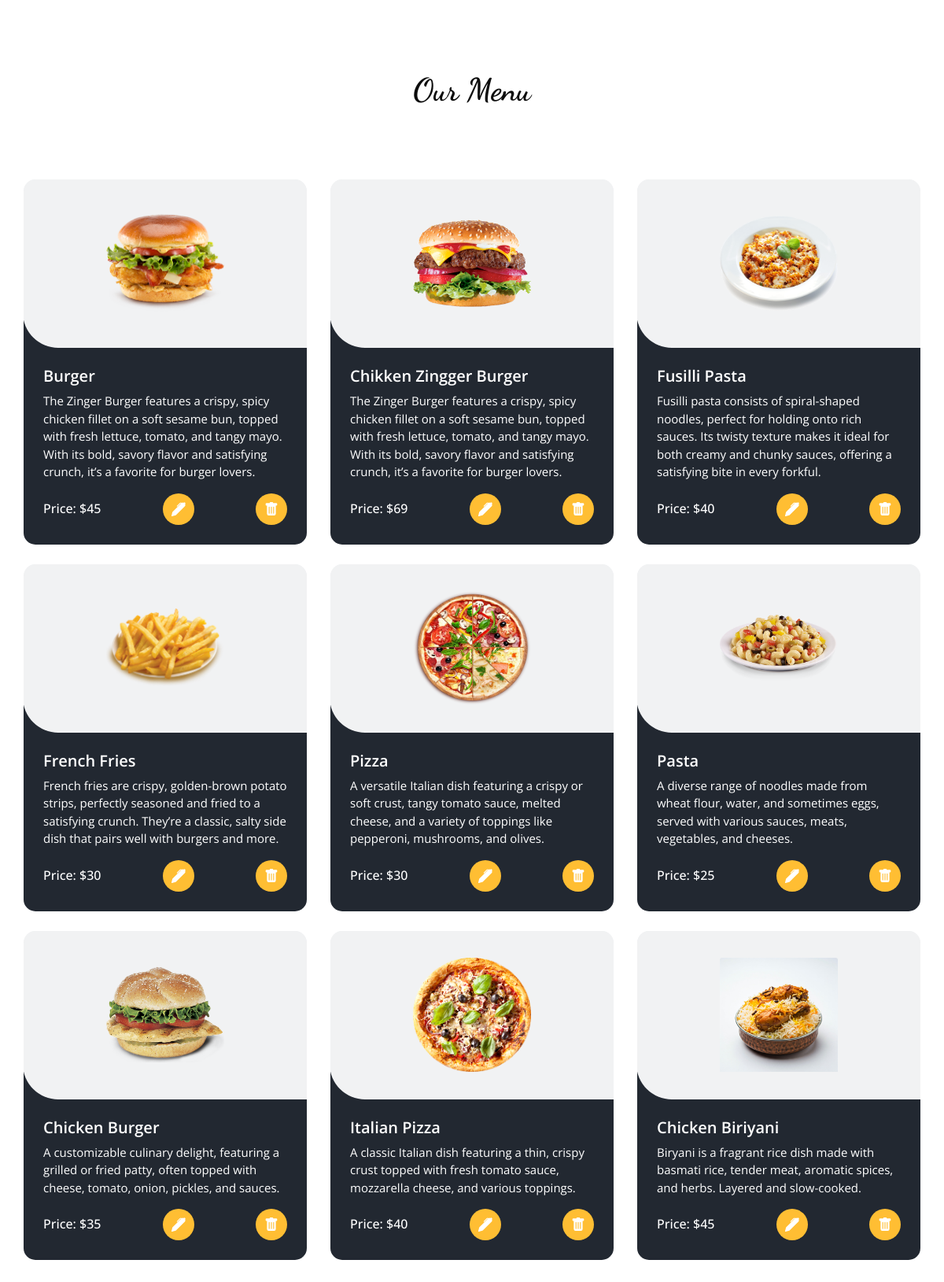
The page /admin_menu_view/ on the database its author committed.
### myapp/models.py (models this page shows, shortened)
class Menu1(models.Model):
    Name = models.CharField(max_length=100, verbose_name='Name')
    Price = models.IntegerField(verbose_name='Price')
    Category = models.CharField(max_length=100, verbose_name='Category')
    Image = models.ImageField(verbose_name='Image', upload_to='images/')  # ImageField for image upload
    Quantity = models.CharField(max_length=100, verbose_name='Quantity')
    Description = models.CharField(max_length=1000, verbose_name='Description')

### myapp/views.py (the view)
# urls.py: path('admin_menu_view/',views.admin_menu_view,name='admin_menu_view'),
def admin_menu_view(request):
    x=Menu1.objects.all()
    return render(request,'admin_menu_view.html',{'data':x})

### myapp/templates/admin_menu_view.html (shortened to what this page needs)
{% load static %}
<!DOCTYPE html>
<html lang="en">
<head>
    <link href="https://cdn.jsdelivr.net/npm/bootstrap@5.3.0-alpha1/dist/css/bootstrap.min.css" rel="stylesheet">
  <link rel="stylesheet" type="text/css" href="{% static 'css/bootstrap.css' %}" />
  <link rel="stylesheet" type="text/css" href="https://cdnjs.cloudflare.com/ajax/libs/OwlCarousel2/2.3.4/assets/owl.carousel.min.css" />
  <link rel="stylesheet" href="https://cdnjs.cloudflare.com/ajax/libs/jquery-nice-select/1.1.0/css/nice-select.min.css" />
  <link href="{% static 'css/font-awesome.min.css' %}" rel="stylesheet" />
  <link href="{% static 'css/style.css' %}" rel="stylesheet" />
  <link href="{% static 'css/responsive.css' %}" rel="stylesheet" />
</head>
<body class="sub_page">
    <section class="food_section layout_padding">
        <div class="container">
          <div class="heading_container heading_center">
            <h2>
              Our Menu
            </h2>
          </div>
         <div class="filters-content">
            <div class="row grid">
            {% for item in data %}
            <div class="col-sm-6 col-lg-4 all pizza">
                    <div class="box">
                        <div class="img-box">
                          <img src="{{ item.Image.url }}" class="card-img-top" alt="{{ item.Name }}" style="width:150px; height:auto;">
                        </div>
                    <div class="detail-box">
                        <h5>
                         {{ item.Name }}
                        </h5>
                        <p>{{ item.Description }}</p>
                        <div class="options">
                        <h6>
                        Price: ${{ item.Price }}
                        </h6>
                          <a href="/menu_edit1/{{item.id}}">
                          </a>
                        <a href="/delete_menu/{{item.id}}">
                          </a>
                      </div>
                    </div>
                </div>
            </div>
            {% endfor %}
        </div>
      </div>
    </section>
</body>
</html>

### myapp/static/css/style.css (style rules this page uses)
body { font-family: "Open Sans", sans-serif; color: #0c0c0c; background-color: #ffffff; overflow-x: hidden; }
.layout_padding { padding: 90px 0; }
h1, h2 { font-family: 'Dancing Script', cursive; }
.heading_container { display: -webkit-box; display: -ms-flexbox; display: flex; -webkit-box-orient: vertical; -webkit-box-direction: normal; -ms-flex-direction: column; flex-direction: column; -webkit-box-align: start; -ms-flex-align: start; align-items: flex-start; }
.heading_container h2 { position: relative; margin-bottom: 0; font-size: 2.5rem; font-weight: bold; }
.heading_container.heading_center { -webkit-box-align: center; -ms-flex-align: center; align-items: center; text-align: center; }
a, a:hover, a:focus { text-decoration: none; }
.food_section .box { position: relative; margin-top: 25px; background-color: #ffffff; border-radius: 10px; color: #ffffff; border-radius: 15px; overflow: hidden; background: linear-gradient(to bottom, #f1f2f3 25px, #222831 25px); }
.food_section .box .img-box { background: #f1f2f3; display: -webkit-box; display: -ms-flexbox; display: flex; -webkit-box-pack: center; -ms-flex-pack: center; justify-content: center; -webkit-box-align: center; -ms-flex-align: center; align-items: center; height: 215px; border-radius: 0 0 0 45px; margin: -1px; padding: 25px; }
.food_section .box .img-box img { max-width: 100%; max-height: 145px; -webkit-transition: all .2s; transition: all .2s; }
.food_section .box .detail-box { padding: 25px; }
.food_section .box .detail-box h5 { font-weight: 600; }
.food_section .box .detail-box p { font-size: 15px; }
.food_section .box .detail-box h6 { margin-top: 10px; }
.food_section .box .options { display: -webkit-box; display: -ms-flexbox; display: flex; -webkit-box-pack: justify; -ms-flex-pack: justify; justify-content: space-between; }
.food_section .box .options a { width: 40px; height: 40px; border-radius: 100%; background: #ffbe33; display: -webkit-box; display: -ms-flexbox; display: flex; -webkit-box-pack: center; -ms-flex-pack: center; justify-content: center; -webkit-box-align: center; -ms-flex-align: center; align-items: center; }
.food_section .box .options a svg { width: 18px; height: auto; fill: #ffffff; }

### myapp/static/css/responsive.css (style rules this page uses)
@media (min-width: 1200px) { .container { max-width: 1170px; } }

### rows shown on the page
Menu1: Image (picture), Name "Burger", Description "The Zinger Burger features a crispy, spicy chicken fillet on a soft sesame bun, topped with fresh lettuce, tomato, and tangy mayo. With its bold, savory flavor and satisfying crunch, it’s a favorite for burger lovers.", Price "45"
Menu1: Image (picture), Name "Chikken Zingger Burger", Description "The Zinger Burger features a crispy, spicy chicken fillet on a soft sesame bun, topped with fresh lettuce, tomato, and tangy mayo. With its bold, savory flavor and satisfying crunch, it’s a favorite for burger lovers.", Price "69"
Menu1: Image (picture), Name "Fusilli Pasta", Description "Fusilli pasta consists of spiral-shaped noodles, perfect for holding onto rich sauces. Its twisty texture makes it ideal for both creamy and chunky sauces, offering a satisfying bite in every forkful.", Price "40"
Menu1: Image (picture), Name "French Fries", Description "French fries are crispy, golden-brown potato strips, perfectly seasoned and fried to a satisfying crunch. They’re a classic, salty side dish that pairs well with burgers and more.", Price "30"
Menu1: Image (picture), Name "Pizza", Description "A versatile Italian dish featuring a crispy or soft crust, tangy tomato sauce, melted cheese, and a variety of toppings like pepperoni, mushrooms, and olives.", Price "30"
Menu1: Image (picture), Name "Pasta", Description "A diverse range of noodles made from wheat flour, water, and sometimes eggs, served with various sauces, meats, vegetables, and cheeses.", Price "25"
Menu1: Image (picture), Name "Chicken Burger", Description "A customizable culinary delight, featuring a grilled or fried patty, often topped with cheese, tomato, onion, pickles, and sauces.", Price "35"
Menu1: Image (picture), Name "Italian Pizza", Description "A classic Italian dish featuring a thin, crispy crust topped with fresh tomato sauce, mozzarella cheese, and various toppings.", Price "40"
Menu1: Image (picture), Name "Chicken Biriyani", Description "Biryani is a fragrant rice dish made with basmati rice, tender meat, aromatic spices, and herbs. Layered and slow-cooked.", Price "45"
